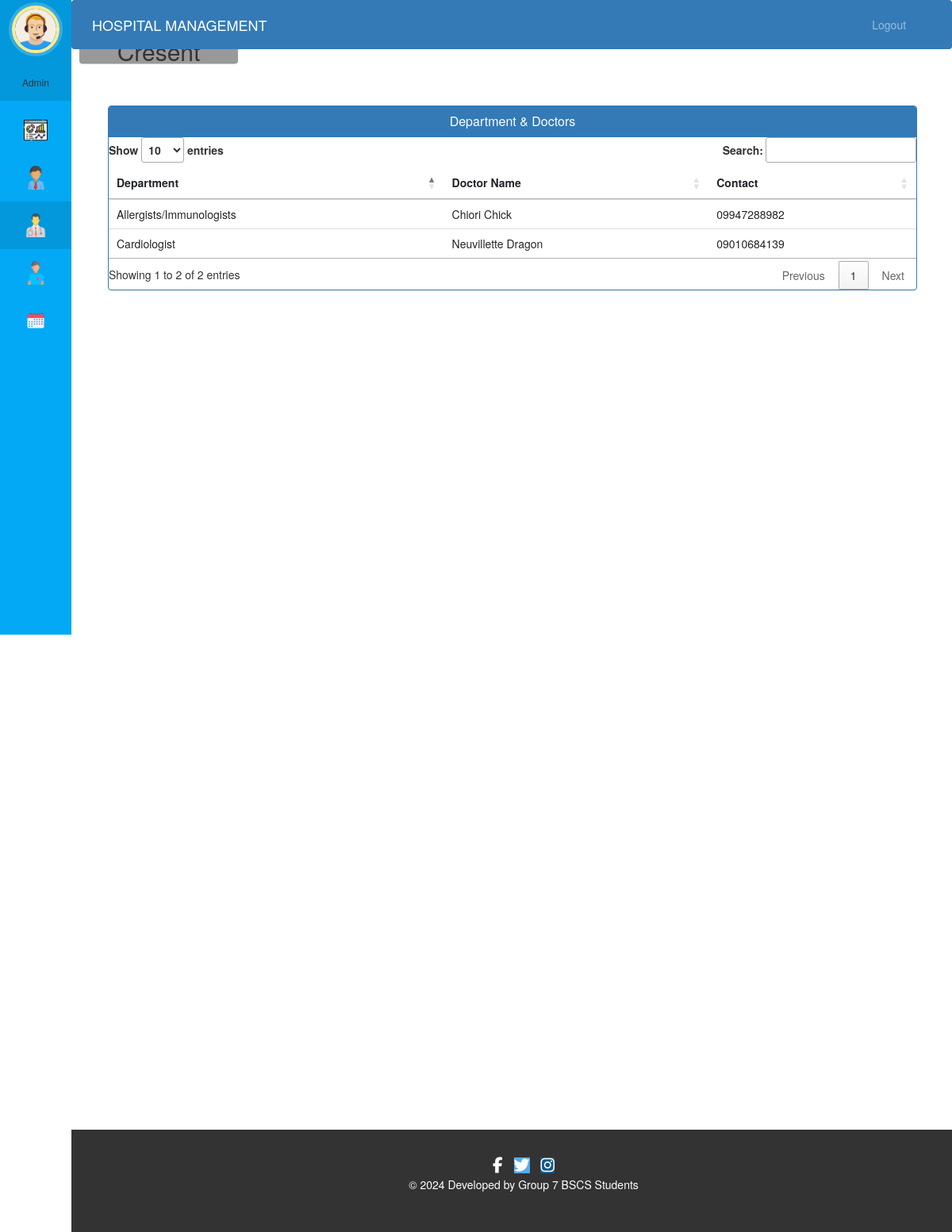
The app's page /admin-view-doctor-specialisation (signed in), older data.
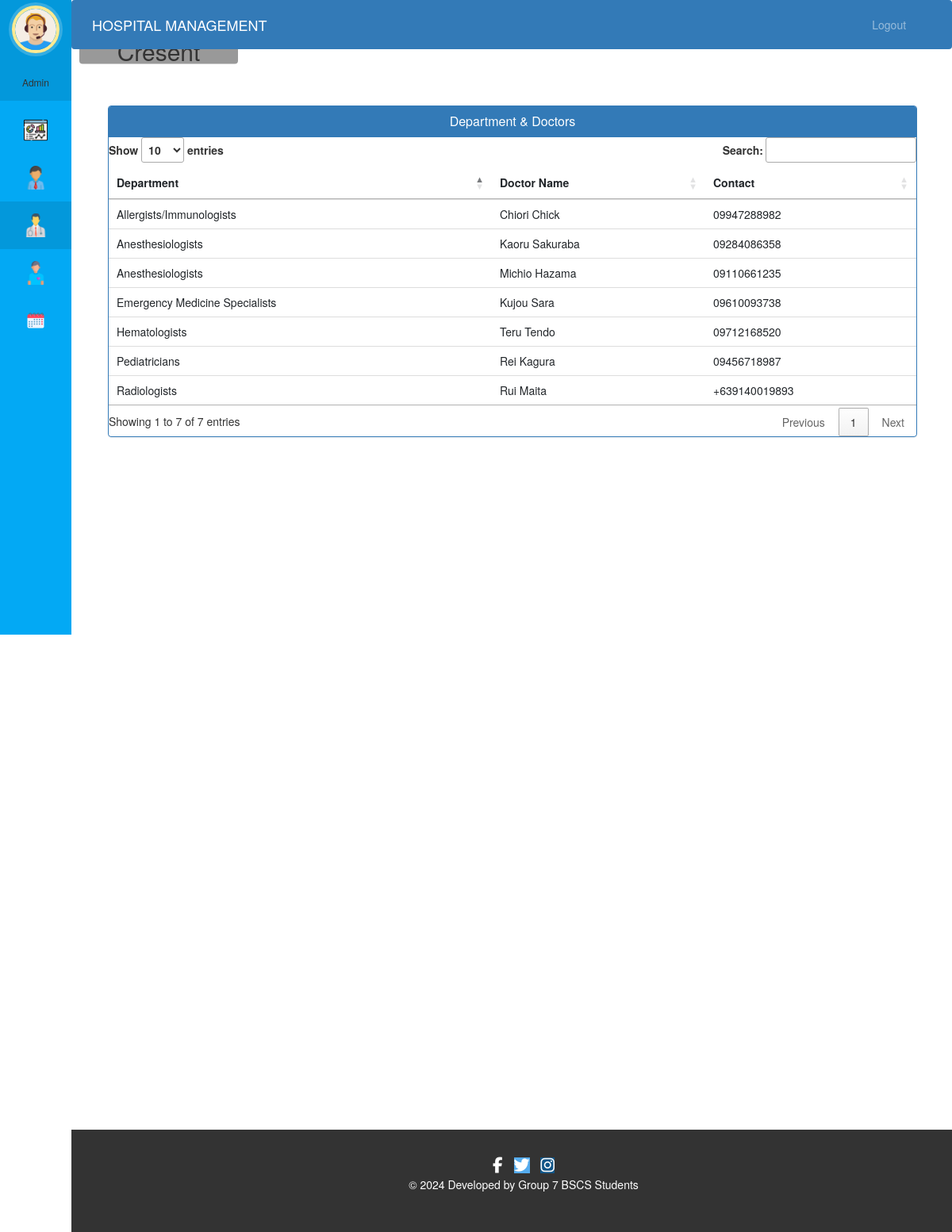
The same page, newer data.
### hospital/models.py (models this page shows, shortened)
class Doctor(models.Model):
    STATUS_ONHOLD = 0
    STATUS_AVAILABLE = 1
    STATUS_NOTAVAILABLE = 2
    STATUS_CHOICES = [
        (STATUS_ONHOLD, 'On Hold'),
        (STATUS_AVAILABLE, 'Available'),
        (STATUS_NOTAVAILABLE, 'Not Available'),
    ]
    user=models.OneToOneField(User,on_delete=models.CASCADE)
    address = models.CharField(max_length=255, blank=False, null=False)
    mobile = models.CharField(max_length=20,blank=False, null=False)
    department= models.CharField(max_length=50, choices=departments)
    status = models.IntegerField(choices=STATUS_CHOICES, default=STATUS_ONHOLD)
    profile_pic = models.ImageField(blank=True, null=True, upload_to='profile_pic/DoctorProfilePic/')
    @property
    def get_name(self):
        return self.user.first_name+" "+self.user.last_name

### hospital/views.py (the view)
# urls.py: path('admin-view-doctor-specialisation',views.admin_view_doctor_specialisation_view,name='admin-view-doctor-specialisation'),
@login_required(login_url='adminlogin')
@user_passes_test(is_admin)
def admin_view_doctor_specialisation_view(request):
    doctors=models.Doctor.objects.all().filter(status=models.Doctor.STATUS_AVAILABLE)
    return render(request,'hospital/admin_view_doctor_specialisation.html',{'doctors':doctors})

### hospital/views.py (called while the page is built)
def is_admin(user):
    return user.groups.filter(name='ADMIN').exists()

### templates/hospital/admin_view_doctor_Specialisation.html (shortened to what this page needs)
{% extends 'hospital/admin_base.html' %}
{% block content %}
<head>
  <link href="//netdna.bootstrapcdn.com/bootstrap/3.0.0/css/bootstrap.min.css" rel="stylesheet" id="bootstrap-css">
  <link rel="stylesheet" href="//cdn.datatables.net/1.13.7/css/jquery.dataTables.min.css">
</head>
<div class="container-fluid view-departments-doctors-panel">
  <div class="panel panel-primary">
    <div class="panel-heading">
      <h6 class="panel-title">Department & Doctors</h6>
    </div>
    <div class="table-responsive">
      <table class="table table-hover" id="dev-table">
        <thead>
          <tr>
            <th>Department</th>
            <th>Doctor Name</th>
            <th>Contact</th>
          </tr>
        </thead>
        <tbody>
          {% for d in doctors %}
          <tr>
            <td>{{ d.department }}</td>
            <td>{{ d.get_name }}</td>
            <td>{{ d.mobile }}</td>
          </tr>
          {% endfor %}
        </tbody>
      </table>
    </div>
  </div>
</div>
{% endblock content %}

### templates/hospital/admin_base.html (shortened to what this page needs)
<!DOCTYPE html>
{% load static %}
{% with current_page=request.path %}
<html lang="en">
<head>
  <link rel="stylesheet" href="https://stackpath.bootstrapcdn.com/bootstrap/4.3.1/css/bootstrap.min.css">
  <link rel="stylesheet" href="https://maxcdn.bootstrapcdn.com/font-awesome/4.7.0/css/font-awesome.min.css">
  <link rel="stylesheet" href="{% static '/style.css' %}">
</head>
<body>
  <nav class="menu" tabindex="0">
    <header class="avatar">
      {% if user.hospitalstaffadmin.profile_pic %}
        <img src="{{ user.hospitalstaffadmin.profile_pic.url }}" alt="Profile Pic"/>
      {% else %}
        <img src="{% static 'images/adminpropic.png' %}" alt="Default Profile Pic"/>
      {% endif %}
      <br><br>
      <h6>Admin</h6>
      <h2>{{ request.user.first_name }}</h2>
    </header>
    <ul>
      <li tabindex="0" id="adminDashboardIcon" class="icon-dashboard {% if 'dashboard' in request.path %}active{% endif %}">
      </li>
      {% if user.is_superuser %}
        <li tabindex="0" id="djangoAdminIcon" class="icon-admin">
        </li>
      {% endif %}
      <li tabindex="0" id="adminDoctorIcon" class="icon-customers {% if 'doctor' in request.path %}active{% endif %}">
      </li>
      <li tabindex="0" id="adminPatientIcon" class="icon-users {% if 'patient' in request.path %}active{% endif %}">
      </li>
      <li tabindex="0" id="adminAppointmentIcon" class="icon-calendar {% if 'appointment' in request.path %}active{% endif %}">
      </li>
    </ul>
  </nav>
{% endwith %}
<main>
    <div class="bs-example">
      <nav class="navbar navbar-expand-md navbar-dark fixed-top" style="background:#337AB7;">
          <a href="/admin-dashboard" class="navbar-brand">HOSPITAL MANAGEMENT</a>
          <div class="collapse navbar-collapse justify-content-between" id="navbarCollapse">
              <div class="navbar-nav" style="margin-left: 90%;">
                <form id="logoutForm" action="{% url 'logout' %}" method="post">
                  <a href="#" class="nav-item nav-link" id="logoutLink">Logout</a>
                </form>
              </div>
          </div>
      </nav>
  </div>
    <br><br>
    <div class="container-fluid">
        <div class="row">
            <div class="col-md-12">
                {% block content %}
                {% endblock %}
            </div>
        </div>
    </div>
    <br><br><br><br>
    {% include 'hospital/footer.html' %}
</main>
</body>
</html>

### templates/hospital/footer.html (shortened to what this page needs)
<!DOCTYPE html>
<html>
<head>
  <link rel="stylesheet" href="https://cdnjs.cloudflare.com/ajax/libs/font-awesome/6.5.1/css/all.min.css">
</head>
<footer>
  <div class="container">
    <div class="row">
      <div class="col-md-12 col-sm-12">
        <div class="wow fadeInUp footer-content">
          <div class="text-center">
            <a href="#" target="_blank" class="social-icon"><i class="fab fa-facebook-f"></i></a>
            <a href="#" target="_blank" class="social-icon"><i class="fab fa-twitter"></i></a>
            <a href="#" target="_blank" class="social-icon"><i class="fab fa-instagram"></i></a>
          </div>
          <p class="text-center footer-text">
            &copy; 2024 Developed by Group 7 BSCS Students
          </p>
        </div>
      </div>
    </div>
  </div>
</footer>
</html>

### static/style.css (style rules this page uses)
body { padding-left: 240px; }
main { position: relative; height: 100vh; }
.menu { background: #5bc995; height: 100vh; width: 240px; position: fixed; top: 0px; left: 0; z-index: 5; outline: none; }
.menu .avatar { background: rgba(0, 0, 0, 0.1); padding: 2em 0.5em; text-align: center; }
.menu .avatar img { width: 100px; border-radius: 50%; overflow: hidden; border: 4px solid #ffea92; box-shadow: 0 0 0 4px rgba(255, 255, 255, 0.2); }
.menu .avatar h2 { font-weight: normal; margin-bottom: 0; }
.menu ul { list-style: none; padding: 0.5em 0; margin: 0; }
.menu ul li { padding: 0.5em 1em 0.5em 3em; font-size: 0.95em; font-weight: regular; background-repeat: no-repeat; background-position: left 15px center; background-size: auto 20px; transition: all 0.15s linear; cursor: pointer; }
.menu ul li.icon-dashboard { background-image: url("http://www.entypo.com/images//gauge.svg"); }
.menu ul li.icon-customers { background-image: url("http://www.entypo.com/images//briefcase.svg"); }
.menu ul li.icon-users { background-image: url("http://www.entypo.com/images//users.svg"); }
.menu ul li.icon-calendar { background-image: url("http://www.entypo.com/images//calendar.svg"); }
a:link { text-decoration: none; }
.menu { top: 50px; }
h6 { color: white; }

### templates/hospital/admin_view_doctor_Specialisation.html (style rules this page uses)
a:link { text-decoration: none; }
h6 { text-align: center; }
.row { margin: 10px auto; }
.table-responsive { text-wrap: nowrap; padding: 0 0 0 0; }
.view-departments-doctors-panel { width: 100%; height: 100vw; position: relative; margin: 1px 1px 1px 1px; text-align: justify; }

### templates/hospital/footer.html (style rules this page uses)
footer { background-color: #333; color: #fff; padding: 20px 0; }
.footer-content { margin-bottom: 20px; }
.social-icon { color: #fff; font-size: 20px; margin: 0 5px; transition: color 0.3s ease; }
.footer-text { margin-bottom: 0; }
.fa-twitter { background: #55ACEE; color: white; }
.fa-instagram { background: #125688; color: white; }
p { text-align: center; }

Row changes from the older to the newer data that the page shows:
no longer on this page (row edited): Doctor: department "Cardiologist", get_name "Neuvillette Dragon", mobile "09010684139"
now on this page (row edited): Doctor: department "Emergency Medicine Specialists", get_name "Kujou Sara", mobile "09610093738"
added Doctor: department "Hematologists", get_name "Teru Tendo", mobile "09712168520"
added Doctor: department "Anesthesiologists", get_name "Kaoru Sakuraba", mobile "09284086358"
added Doctor: department "Radiologists", get_name "Rui Maita", mobile "+639140019893"
added Doctor: department "Pediatricians", get_name "Rei Kagura", mobile "09456718987"
added Doctor: department "Anesthesiologists", get_name "Michio Hazama", mobile "09110661235"
Text that changed along with them:
text written by a page script: "Show entries Search: Showing 1 to 2 of 2 entries Previous 1 Next" → "Show entries Search: Showing 1 to 7 of 7 entries Previous 1 Next"
